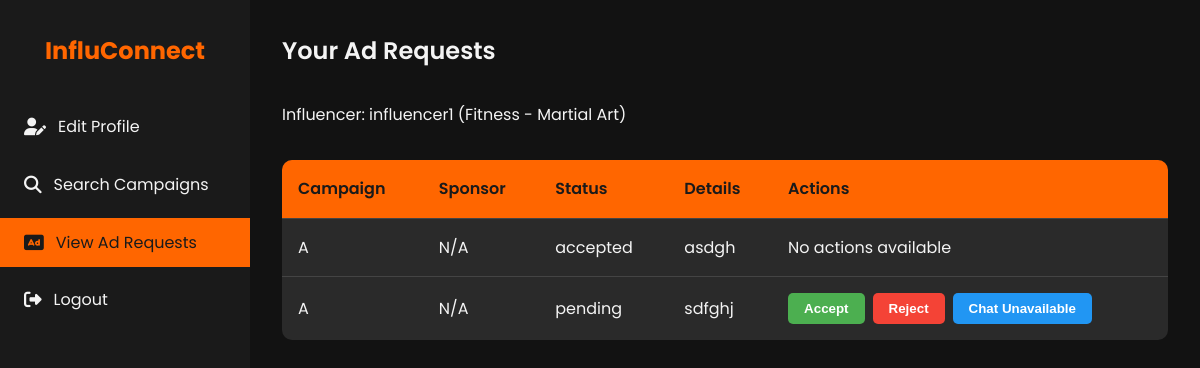
Screenshot of /influencer/ad_requests (signed in) with the database file from the repository.
### models.py (models this page shows, shortened)
class User(db.Model, UserMixin):
    id = db.Column(db.Integer, primary_key=True)
    username = db.Column(db.String(80), unique=True, nullable=False)
    password = db.Column(db.String(200), nullable=False)
    email = db.Column(db.String(120), unique=True, nullable=False)
    role = db.Column(db.String(50), nullable=False)  # admin, sponsor, influencer
    is_active = db.Column(db.Boolean, default=True)
    sponsor = db.relationship('Sponsor', back_populates='user', uselist=False)
    influencer = db.relationship('Influencer', back_populates='user', uselist=False)

class Influencer(db.Model):
    id = db.Column(db.Integer, primary_key=True)
    user_id = db.Column(db.Integer, db.ForeignKey('user.id'), nullable=False)
    category = db.Column(db.String(120))
    niche = db.Column(db.String(120))
    is_flagged = db.Column(db.Boolean, default=False)
    reach = db.Column(db.Integer)
    bio = db.Column(db.Text)
    user = db.relationship('User', back_populates='influencer')

class AdRequest(db.Model):
    id = db.Column(db.Integer, primary_key=True)
    campaign_id = db.Column(db.Integer, db.ForeignKey('campaign.id', ondelete='CASCADE'), nullable=False)
    influencer_id = db.Column(db.Integer, db.ForeignKey('influencer.id', ondelete='CASCADE'), nullable=False)
    status = db.Column(db.String(50), nullable=False)  # pending, accepted, rejected, negotiated
    details = db.Column(db.Text)
    negotiation_terms = db.Column(db.Text)
    communication_log = db.Column(db.Text)
    created_at = db.Column(db.DateTime, default=datetime.utcnow)
    updated_at = db.Column(db.DateTime, default=datetime.utcnow, onupdate=datetime.utcnow)
    campaign = db.relationship('Campaign', backref=db.backref('ad_requests', lazy=True, cascade='all, delete-orphan'))
    influencer = db.relationship('Influencer', backref=db.backref('ad_requests', lazy=True, cascade='all, delete-orphan'))

class Campaign(db.Model):
    id = db.Column(db.Integer, primary_key=True)
    sponsor_id = db.Column(db.Integer, db.ForeignKey('sponsor.id', ondelete='SET NULL'), nullable=True)
    title = db.Column(db.String(120), nullable=False)
    description = db.Column(db.Text)
    budget = db.Column(db.Float)
    category = db.Column(db.String(120))
    status = db.Column(db.String(50), nullable=False)  # active, completed, flagged
    start_date = db.Column(db.DateTime)
    end_date = db.Column(db.DateTime)
    is_public = db.Column(db.Boolean, default=True)
    sponsor = db.relationship('Sponsor', backref=db.backref('campaigns', lazy=True, cascade='all, delete-orphan'))

### app.py (the view)
    @app.route('/influencer/ad_requests', methods=['GET'])
    @login_required
    @influencer_required
    def influencer_ad_requests():
        influencer = Influencer.query.filter_by(user_id=current_user.id).first()
        if not influencer:
            flash('You are not registered as an influencer.', 'error')
            return redirect(url_for('home'))
        ad_requests = AdRequest.query.options(
            joinedload(AdRequest.campaign).joinedload(Campaign.sponsor)
        ).filter_by(influencer_id=influencer.id).all()
        return render_template('influencer_ad_requests.html', ad_requests=ad_requests, influencer=influencer)

### templates/influencer_ad_requests.html (shortened to what this page needs)
<!DOCTYPE html>
<html lang="en">
<head>
    <link rel="stylesheet" href="https://cdnjs.cloudflare.com/ajax/libs/font-awesome/6.1.1/css/all.min.css">
</head>
<body>
    <div class="dashboard">
        <aside class="sidebar">
            <div class="logo">
                <h1>InfluConnect</h1>
            </div>
            <nav>
                <ul class="nav-menu">
                    <li class="nav-item">
                        <a href="{{ url_for('influencer_profile') }}" class="nav-link">
                            <i class="fas fa-user-edit"></i> Edit Profile
                        </a>
                    </li>
                    <li class="nav-item">
                        <a href="{{ url_for('search_campaigns') }}" class="nav-link">
                            <i class="fas fa-search"></i> Search Campaigns
                        </a>
                    </li>
                    <li class="nav-item">
                        <a href="{{ url_for('influencer_ad_requests') }}" class="nav-link active">
                            <i class="fas fa-ad"></i> View Ad Requests
                        </a>
                    </li>
                    <li class="nav-item">
                        <a href="{{ url_for('logout') }}" class="nav-link">
                            <i class="fas fa-sign-out-alt"></i> Logout
                        </a>
                    </li>
                </ul>
            </nav>
        </aside>
        <main class="main-content">
            <header class="header">
                <h1 class="welcome-text">Your Ad Requests</h1>
            </header>
            <section class="ad-requests-section">
                <p>Influencer: {{ influencer.user.username }} ({{ influencer.category }} - {{ influencer.niche }})</p>
                <table class="ad-requests-table">
                    <thead>
                        <tr>
                            <th>Campaign</th>
                            <th>Sponsor</th>
                            <th>Status</th>
                            <th>Details</th>
                            <th>Actions</th>
                        </tr>
                    </thead>
                    <tbody>
                        {% for ad_request in ad_requests %}
                        <tr>
                            <td>{{ ad_request.campaign.title if ad_request.campaign else 'N/A' }}</td>
                            <td>{{ ad_request.campaign.sponsor.company_name if ad_request.campaign and ad_request.campaign.sponsor else 'N/A' }}</td>
                            <td>{{ ad_request.status }}</td>
                            <td>{{ ad_request.details }}</td>
                            <td>
                                {% if ad_request.status == 'pending' %}
                                    <div class="ad-request-actions">
                                        <form action="{{ url_for('influencer_ad_request_action', id=ad_request.id) }}" method="POST">
                                            <button type="submit" class="action-btn accept-btn">Accept</button>
                                        </form>
                                        <form action="{{ url_for('influencer_ad_request_action', id=ad_request.id) }}" method="POST">
                                            <button type="submit" class="action-btn reject-btn">Reject</button>
                                        </form>
                                        {% if ad_request.campaign and ad_request.campaign.sponsor %}
                                            <button class="action-btn chat-btn" onclick="openChatModal('{{ ad_request.campaign.sponsor.email }}')">Chat</button>
                                        {% else %}
                                            <button class="action-btn chat-btn" disabled>Chat Unavailable</button>
                                        {% endif %}
                                    </div>
                                {% else %}
                                    <p>No actions available</p>
                                {% endif %}
                            </td>
                        </tr>
                        {% endfor %}
                    </tbody>
                </table>
            </section>
        </main>
    </div>
</body>
</html>

### templates/influencer_ad_requests.html (style rules this page uses)
:root { --primary-color: #1a1a1a; --secondary-color: #ff6600; --text-color: #f4f4f4; --bg-color: #121212; --card-bg-color: #2a2a2a; --hover-color: #ff8533; }
* { margin: 0; padding: 0; box-sizing: border-box; }
body { font-family: 'Poppins', sans-serif; line-height: 1.6; color: var(--text-color); background-color: var(--bg-color); }
.dashboard { display: flex; min-height: 100vh; }
.sidebar { width: 250px; background-color: var(--primary-color); padding: 2rem 0; position: fixed; height: 100vh; overflow-y: auto; }
.logo { text-align: center; margin-bottom: 2rem; }
.logo h1 { color: var(--secondary-color); font-size: 1.5rem; }
.nav-menu { list-style-type: none; }
.nav-item { margin-bottom: 0.5rem; }
.nav-link { display: flex; align-items: center; padding: 0.75rem 1.5rem; color: var(--text-color); text-decoration: none; transition: all 0.3s ease; }
.nav-link:hover, .nav-link.active { background-color: var(--secondary-color); color: var(--primary-color); }
.nav-link i { margin-right: 0.75rem; font-size: 1.1rem; }
.main-content { flex-grow: 1; margin-left: 250px; padding: 2rem; }
.header { display: flex; justify-content: space-between; align-items: center; margin-bottom: 2rem; }
.welcome-text { font-size: 1.5rem; font-weight: 600; }
.ad-requests-table { width: 100%; border-collapse: collapse; margin-top: 2rem; background-color: var(--card-bg-color); border-radius: 10px; overflow: hidden; }
.ad-requests-table th, .ad-requests-table td { padding: 1rem; text-align: left; border-bottom: 1px solid #444; }
.ad-requests-table th { background-color: var(--secondary-color); color: var(--primary-color); font-weight: 600; }
.ad-requests-table tr:last-child td { border-bottom: none; }
.ad-request-actions { display: flex; gap: 0.5rem; }
.action-btn { padding: 0.5rem 1rem; border: none; border-radius: 5px; cursor: pointer; font-weight: 600; transition: all 0.3s ease; }
.accept-btn { background-color: #4CAF50; color: white; }
.reject-btn { background-color: #f44336; color: white; }
.chat-btn { background-color: #2196F3; color: white; }

### rows the page displays
User: user.username "influencer1"
Influencer: category "Fitness", niche "Martial Art"
AdRequest: campaign "A", campaign.sponsor "N/A", status "accepted", details "asdgh", shows "No actions available"
AdRequest: campaign "A", campaign.sponsor "N/A", status "pending", details "sdfghj", shows "Chat Unavailable"
